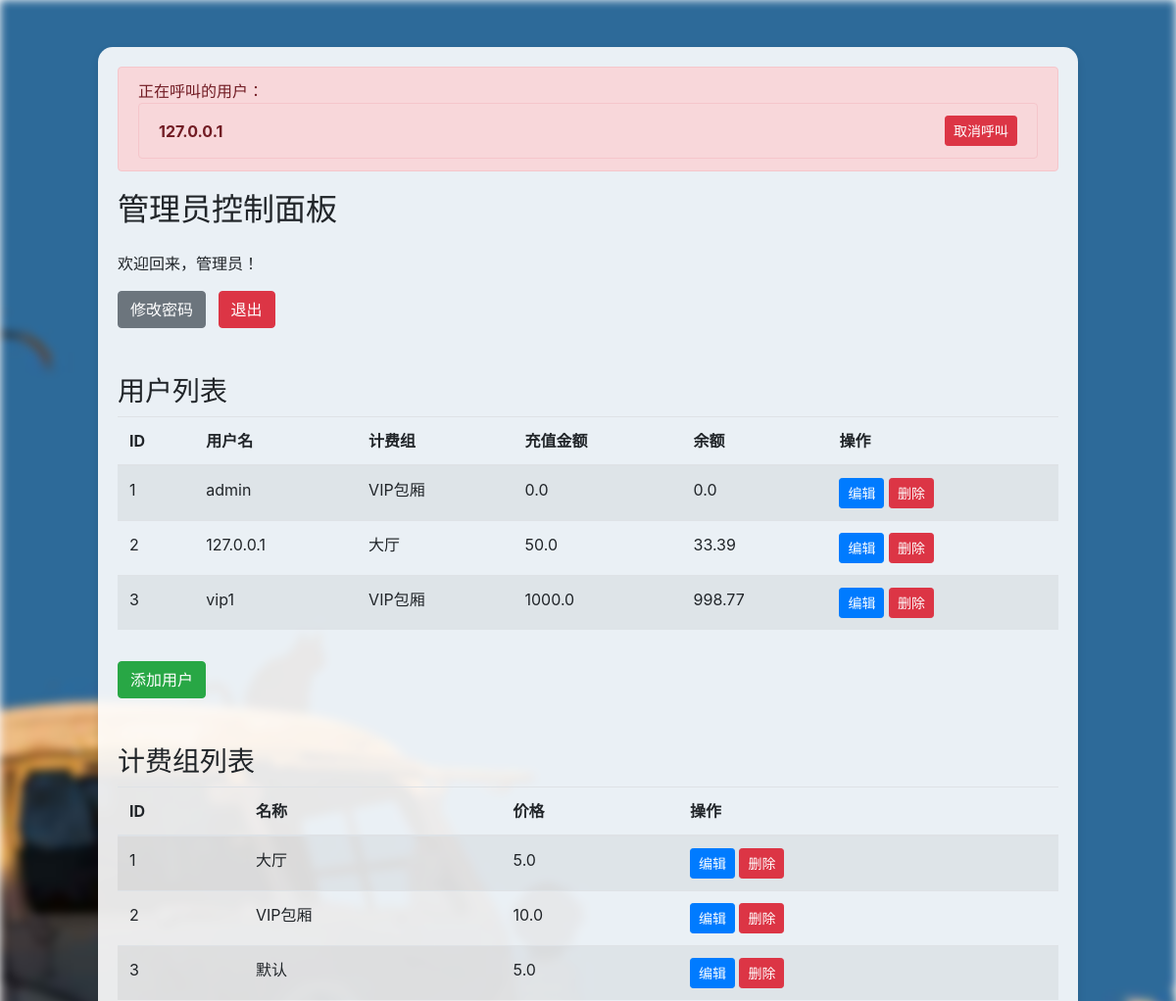
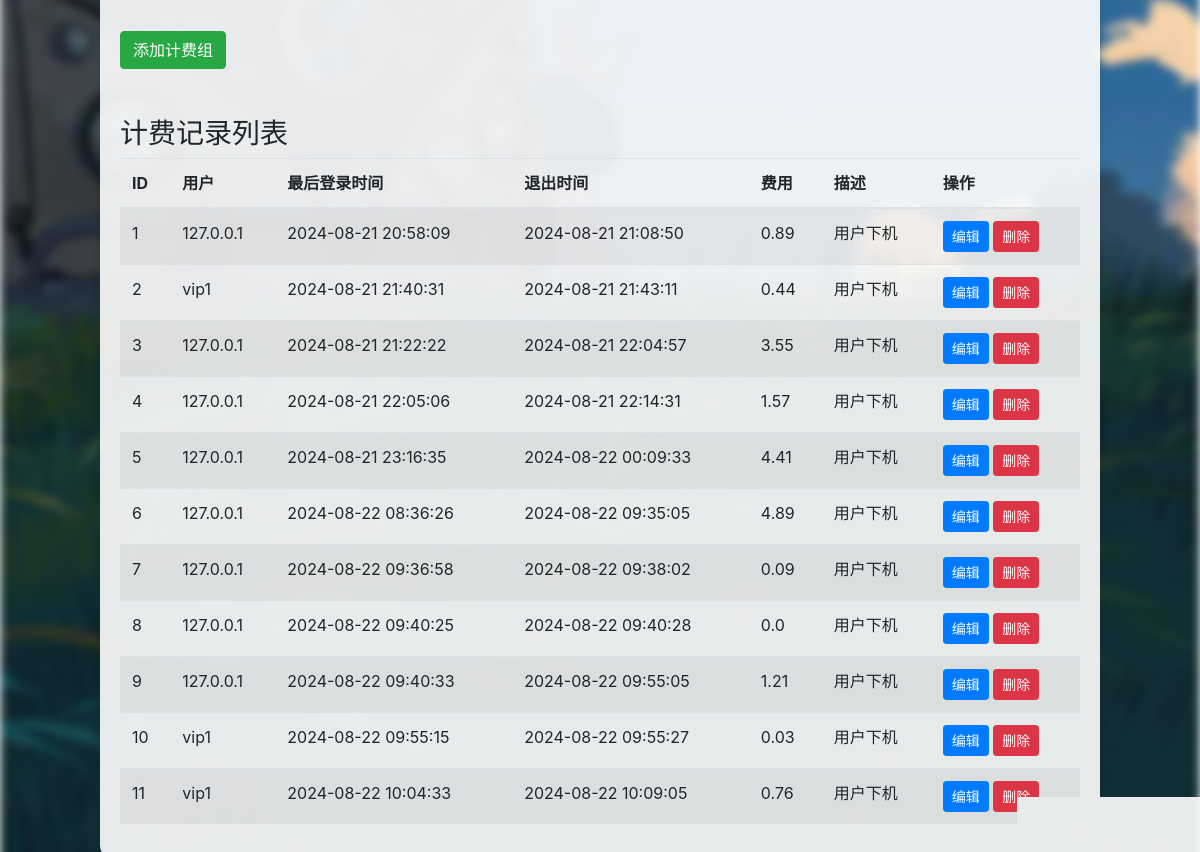
Screenshot of /admin_dashboard (signed in) with the database file from the repository (2 pictures, top to bottom).
### app.py (models this page shows, shortened)
class User(db.Model):
    __tablename__ = 'user'
    id = db.Column(db.Integer, primary_key=True)
    username = db.Column(db.String(80), unique=True, nullable=False)
    password = db.Column(db.String(120), nullable=False)
    is_admin = db.Column(db.Boolean, default=False)
    is_logged = db.Column(db.Boolean, default=False)
    last_login = db.Column(db.DateTime, default=datetime.now())
    billing_group_id = db.Column(db.Integer, db.ForeignKey('billing_group.id'), nullable=False)  # 关联 BillingGroup 模型
    balance = db.Column(db.Float, nullable=False, default=0)
    balance_left = db.Column(db.Float, nullable=False, default=0)
    on_call = db.Column(db.Boolean, default=False)

class BillingGroup(db.Model):
    __tablename__ = 'billing_group'
    id = db.Column(db.Integer, primary_key=True)
    name = db.Column(db.String(80), unique=True, nullable=False)
    price = db.Column(db.Float, nullable=False)
    users = db.relationship('User', backref='billing_group', lazy=True)

class BillingRecord(db.Model):
    __tablename__ = 'billing_record'
    id = db.Column(db.Integer, primary_key=True)
    user_id = db.Column(db.Integer, db.ForeignKey('user.id'), nullable=False)
    username = db.Column(db.String(80), nullable=False)
    last_login = db.Column(db.DateTime, nullable=False)
    logout_time = db.Column(db.DateTime)  # 下机时间
    fee = db.Column(db.Float, nullable=False)
    description = db.Column(db.String, nullable=False)
    billing_group_id = db.Column(db.Integer, db.ForeignKey('billing_group.id'), nullable=False)
    billing_group = db.relationship('BillingGroup', backref=db.backref('billing_records', lazy=True))
    user = db.relationship('User', backref=db.backref('billing_records', lazy=True))

### app.py (the view)
@app.route('/admin_dashboard')
def admin_dashboard():
    if not session.get('logged_in') or not session.get('is_admin'):
        return redirect(url_for('index'))
    users = User.query.all()  # 获取所有用户
    billing_groups = BillingGroup.query.all()  # 获取所有计费组
    billing_records = BillingRecord.query.all()  # 获取所有计费记录
    calling_users = [user for user in users if user.on_call]
    return render_template('admin_dashboard.html', users=users, billing_groups=billing_groups,
                           billing_records=billing_records, calling_users=calling_users)

### templates/admin_dashboard.html (shortened to what this page needs)
<!DOCTYPE html>
<html>
<head>
    <link rel="stylesheet" href="https://cdn.jsdelivr.net/npm/bootstrap@4.6.2/dist/css/bootstrap.min.css">
        <div class="bg">
        </div>
</head>
<body>
    <div class="container mt-5">
        <div class="admin-panel">
            {% if calling_users|length > 0 %}
            <div class="alert alert-danger alert-custom" role="alert">
                正在呼叫的用户：
                <ul class="list-group">
                    {% for caller in calling_users %}
                    <li class="list-group-item d-flex justify-content-between align-items-center">
                        <strong>{{ caller.username }}</strong>
                        <form action="{{ url_for('admin_cancel_call', user_id=caller.id) }}" method="POST">
                            <button type="submit" class="btn btn-sm btn-danger">取消呼叫</button>
                        </form>
                    </li>
                    {% endfor %}
                </ul>
            </div>
            {% endif %}
            <div class="row">
                <div class="col-md-12">
                    <h2 class="mb-4">管理员控制面板</h2>
                    <p>欢迎回来，管理员！</p>
                    <a href="/admin_change_password" class="btn btn-secondary mr-2">修改密码</a>
                    <a href="/logout" class="btn btn-danger">退出</a>
                    <h3 class="mt-5">用户列表</h3>
                    <table class="table table-striped">
                        <thead>
                            <tr>
                                <th>ID</th>
                                <th>用户名</th>
                                <th>计费组</th>
                                <th>充值金额</th>
                                <th>余额</th>
                                <th>操作</th>
                            </tr>
                        </thead>
                        <tbody>
                            {% for user in users %}
                            <tr>
                                <td>{{ user.id }}</td>
                                <td>{{ user.username }}</td>
                                <td>{{ user.billing_group.name }}</td>
                                <td>{{ user.balance }}</td>
                                <td>{{ user.balance_left }}</td>
                                <td>
                                    <a href="/edit_user/{{ user.id }}" class="btn btn-sm btn-primary">编辑</a>
                                    <a href="/delete_user/{{ user.id }}" class="btn btn-sm btn-danger">删除</a>
                                </td>
                            </tr>
                            {% endfor %}
                        </tbody>
                    </table>
                    <a href="/add_user" class="btn btn-success mt-3">添加用户</a>
                    <h3 class="mt-5">计费组列表</h3>
                    <table class="table table-striped">
                        <thead>
                            <tr>
                                <th>ID</th>
                                <th>名称</th>
                                <th>价格</th>
                                <th>操作</th>
                            </tr>
                        </thead>
                        <tbody>
                            {% for billing_group in billing_groups %}
                            <tr>
                                <td>{{ billing_group.id }}</td>
                                <td>{{ billing_group.name }}</td>
                                <td>{{ billing_group.price }}</td>
                                <td>
                                    <a href="/edit_billing_group/{{ billing_group.id }}" class="btn btn-sm btn-primary">编辑</a>
                                    <a href="/delete_billing_group/{{ billing_group.id }}" class="btn btn-sm btn-danger">删除</a>
                                </td>
                            </tr>
                            {% endfor %}
                        </tbody>
                    </table>
                    <a href="/add_billing_group" class="btn btn-success mt-3">添加计费组</a>
                    <h3 class="mt-5">计费记录列表</h3>
                    <table class="table table-striped">
                        <thead>
                            <tr>
                                <th>ID</th>
                                <th>用户</th>
                                <th>最后登录时间</th>
                                <th>退出时间</th>
                                <th>费用</th>
                                <th>描述</th>
                                <th>操作</th>
                            </tr>
                        </thead>
                        <tbody>
                            {% for billing_record in billing_records %}
                            <tr>
                                <td>{{ billing_record.id }}</td>
                                <td>{{ billing_record.user.username }}</td>
                                <td>{{ billing_record.last_login.strftime('%Y-%m-%d %H:%M:%S') }}</td>
                                <td>{% if billing_record.logout_time %}{{ billing_record.logout_time.strftime('%Y-%m-%d %H:%M:%S') }}{% endif %}</td>
                                <td>{{ billing_record.fee }}</td>
                                <td>{{ billing_record.description }}</td>
                                <td>
                                    <a href="/edit_billing_record/{{ billing_record.id }}" class="btn btn-sm btn-primary">编辑</a>
                                    <a href="/delete_billing_record/{{ billing_record.id }}" class="btn btn-sm btn-danger">删除</a>
                                </td>
                            </tr>
                            {% endfor %}
                        </tbody>
                    </table>
                </div>
            </div>
        </div>
    </div>
</body>
</html>

### templates/admin_dashboard.html (style rules this page uses)
.bg { position: fixed; top: 0; left: 0; width: 100%; height: 100%; overflow: hidden; z-index: -1; }
.alert-custom { position: relative; z-index: 1000; margin-bottom: 20px; }
.list-group-item { background-color: #f8d7da; border-color: #f5c6cb; }
.admin-panel { background-color: rgba(255, 255, 255, 0.9); padding: 20px; border-radius: 15px; box-shadow: 0 4px 8px rgba(0,0,0,0.1); margin: 20px auto; max-width: 1000px; }

### rows the page displays
User: username "127.0.0.1", id "2", billing_group.name "大厅", balance "50.0", balance_left "33.39"
User: id "1", username "admin", billing_group.name "VIP包厢", balance "0.0", balance_left "0.0"
User: id "3", username "vip1", billing_group.name "VIP包厢", balance "1000.0", balance_left "998.77"
BillingGroup: id "1", name "大厅", price "5.0"
BillingGroup: id "2", name "VIP包厢", price "10.0"
BillingGroup: id "3", name "默认", price "5.0"
BillingRecord: id "1", user.username "127.0.0.1", last_login "2024-08-21 20:58:09", logout_time "2024-08-21 21:08:50", fee "0.89", description "用户下机"
BillingRecord: id "2", user.username "vip1", last_login "2024-08-21 21:40:31", logout_time "2024-08-21 21:43:11", fee "0.44", description "用户下机"
BillingRecord: id "3", user.username "127.0.0.1", last_login "2024-08-21 21:22:22", logout_time "2024-08-21 22:04:57", fee "3.55", description "用户下机"
BillingRecord: id "4", user.username "127.0.0.1", last_login "2024-08-21 22:05:06", logout_time "2024-08-21 22:14:31", fee "1.57", description "用户下机"
BillingRecord: id "5", user.username "127.0.0.1", last_login "2024-08-21 23:16:35", logout_time "2024-08-22 00:09:33", fee "4.41", description "用户下机"
BillingRecord: id "6", user.username "127.0.0.1", last_login "2024-08-22 08:36:26", logout_time "2024-08-22 09:35:05", fee "4.89", description "用户下机"
BillingRecord: id "7", user.username "127.0.0.1", last_login "2024-08-22 09:36:58", logout_time "2024-08-22 09:38:02", fee "0.09", description "用户下机"
BillingRecord: id "8", user.username "127.0.0.1", last_login "2024-08-22 09:40:25", logout_time "2024-08-22 09:40:28", fee "0.0", description "用户下机"
BillingRecord: id "9", user.username "127.0.0.1", last_login "2024-08-22 09:40:33", logout_time "2024-08-22 09:55:05", fee "1.21", description "用户下机"
BillingRecord: id "10", user.username "vip1", last_login "2024-08-22 09:55:15", logout_time "2024-08-22 09:55:27", fee "0.03", description "用户下机"
BillingRecord: id "11", user.username "vip1", last_login "2024-08-22 10:04:33", logout_time "2024-08-22 10:09:05", fee "0.76", description "用户下机"
